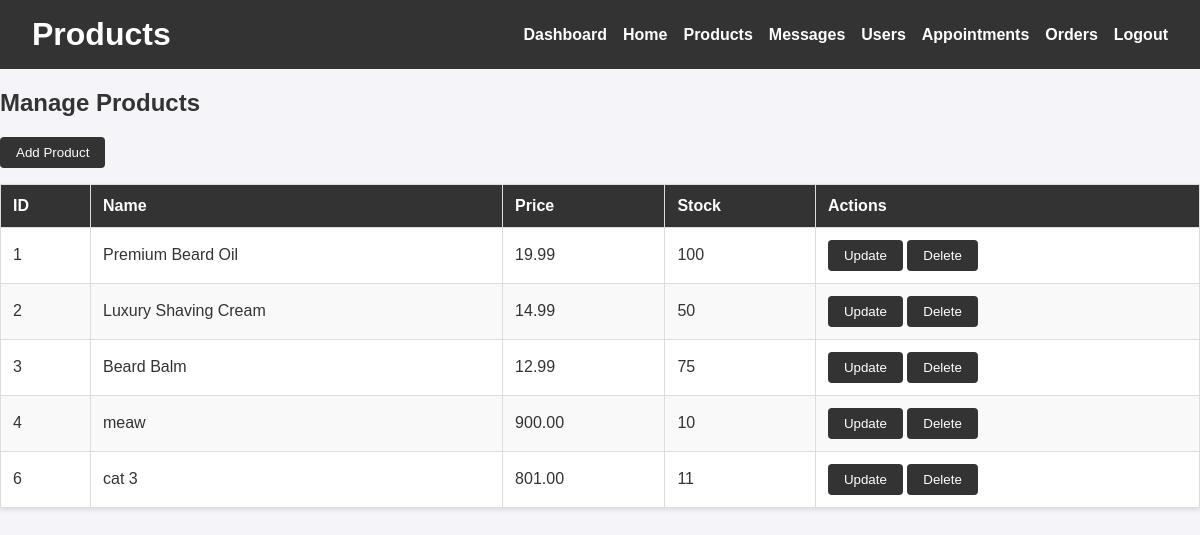
Page /admin/products.php on the earlier database version.
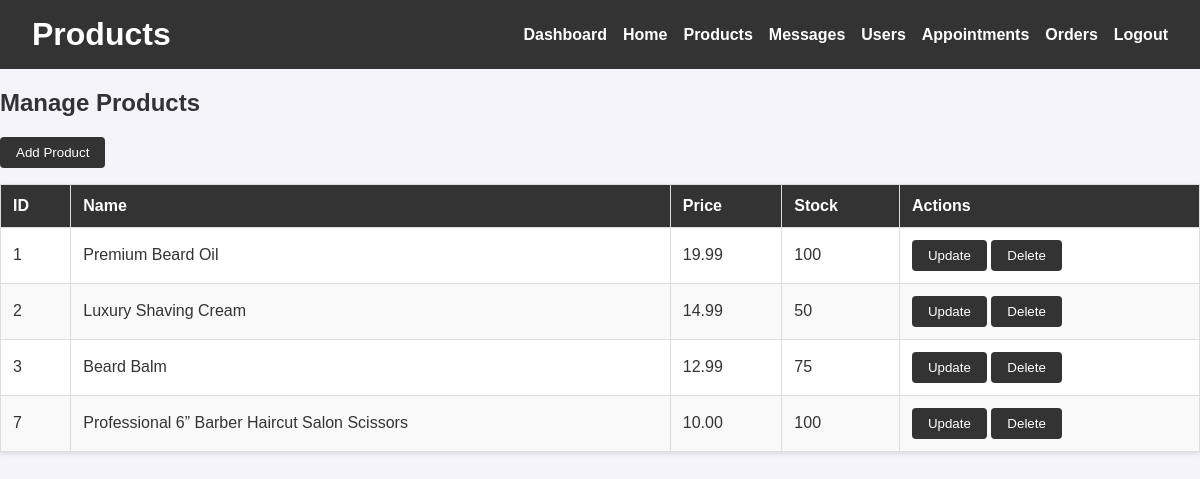
Same page on the later database version.
### tables this page shows
CREATE TABLE `items` (
  `item_id` int NOT NULL,
  `item_name` varchar(150) NOT NULL,
  `small_description` varchar(255) NOT NULL,
  `long_description` text NOT NULL,
  `price` decimal(10,2) NOT NULL,
  `stock` int DEFAULT '0',
  `image_location` varchar(255) DEFAULT NULL,
  `created_at` timestamp NULL DEFAULT CURRENT_TIMESTAMP,
  `updated_at` timestamp NULL DEFAULT CURRENT_TIMESTAMP ON UPDATE CURRENT_TIMESTAMP
);

### admin/adminFunctions.php (called while the page is built, shortened)
<?php
function fetchProducts($conn)
{
    $stmt = $conn->query("SELECT item_id, item_name, price, stock FROM items");
    return $stmt->fetchAll(PDO::FETCH_ASSOC);
}

### admin/products.php (the view, shortened to what this page needs)
<?php
require_once 'adminFunctions.php';
$products = fetchProducts($conn);
?>
<!DOCTYPE html>
<html lang="en">
<head>
    <link rel="stylesheet" href="adminPanel.css">
</head>
<body>
    <header class="admin-header">
        <h1>Products</h1>
        <nav class="admin-nav">
            <ul>
                <li><a href="panelDash.php">Dashboard</a></li>
                <li><a href="/EGS/index.php">Home</a></li>
                <li><a href="products.php">Products</a></li>
                <li><a href="messages.php">Messages</a></li>
                <li><a href="users.php">Users</a></li>
                <li><a href="appointments.php">Appointments</a></li>
                <li><a href="orders.php">Orders</a></li>
                <li><a href="/EGS/pages/login.php">Logout</a></li>
            </ul>
        </nav>
    </header>
    <main>
        <h2>Manage Products</h2>
        <div>
            <button onclick="document.getElementById('add-modal').style.display='block'">Add Product</button>
        </div>
        <table>
            <thead>
                <tr>
                    <th>ID</th>
                    <th>Name</th>
                    <th>Price</th>
                    <th>Stock</th>
                    <th>Actions</th>
                </tr>
            </thead>
            <tbody>
                <?php foreach ($products as $product): ?>
                    <tr>
                        <td><?= htmlspecialchars($product['item_id']) ?></td>
                        <td><?= htmlspecialchars($product['item_name']) ?></td>
                        <td><?= htmlspecialchars($product['price']) ?></td>
                        <td><?= htmlspecialchars($product['stock']) ?></td>
                        <td>
                            <button onclick="openUpdateModal(<?= htmlspecialchars(json_encode($product)) ?>)">Update</button>
                            <button onclick="openDeleteModal(<?= $product['item_id'] ?>)">Delete</button>
                        </td>
                    </tr>
                <?php endforeach; ?>
            </tbody>
        </table>
    </main>
</body>
</html>

### admin/adminPanel.css (style rules this page uses)
body { font-family: Arial, sans-serif; margin: 0; padding: 0; background-color: #f4f4f9; color: #333; }
.admin-header { background-color: #333; color: white; padding: 1rem 2rem; display: flex; justify-content: space-between; align-items: center; }
.admin-header h1 { margin: 0; }
.admin-nav ul { list-style: none; margin: 0; padding: 0; display: flex; gap: 1rem; }
.admin-nav ul li { display: inline; }
.admin-nav ul li a { color: white; text-decoration: none; font-weight: bold; }
table { width: 100%; border-collapse: collapse; margin-top: 1rem; background-color: white; box-shadow: 0 2px 4px rgba(0, 0, 0, 0.1); }
table th, table td { padding: 0.75rem; text-align: left; border: 1px solid #ddd; }
table th { background-color: #333; color: white; }
table tr:nth-child(even) { background-color: #f9f9f9; }
button { background-color: #333; color: white; border: none; padding: 0.5rem 1rem; cursor: pointer; border-radius: 4px; }

Differences in the rows shown:
removed items: item_id "4", item_name "meaw", price "900.00", stock "10"
removed items: item_id "6", item_name "cat 3", price "801.00", stock "11"
added items: item_id "7", item_name "Professional 6” Barber Haircut Salon Scissors", price "10.00", stock "100"
